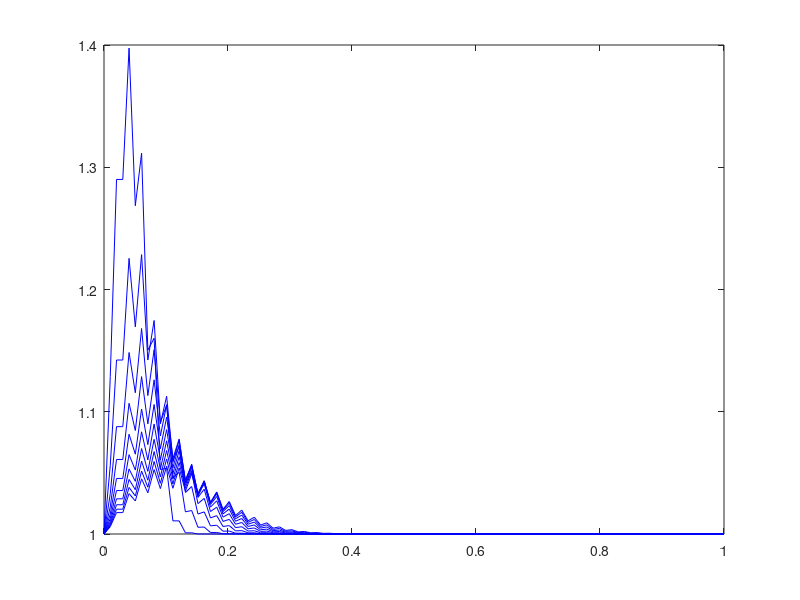

MATLAB code to generate this figure:
%====================ABOUT================================================%
%Numerical solution to transient PDEs
%Author-R Surya Narayan
%MATLAB script to solve the 1-D advection equation
%Method:Lax-Friedrich, time explicit (second-order accurate)
%==============================problem setup==============================%
length_u=1; %length of the domain
c=1;%wave speed, (m/s)
%===================discretization parameters=============================%
mesh_u=100;%spatial mesh 
mesh_t=100;%temporal mesh-number of time steps
%compute dx dt Co
du = length_u/(mesh_u);%spacing alo
Co=0.; %courant number
dt=Co*du/c;
%========================ICs and BCs======================================%
%declare u(x)
u=ones(mesh_u,1);
%compute x-coordinates
x=linspace(0,length_u,mesh_u);
%set the IC
u(2:5)=2;
%have a look once:
plot(x,u,'-r');
%========================Solution=========================================%
for i=1:mesh_t
    u_n=u;
    for j=2:(mesh_u-1)
        u(j)=0.5*(u_n(j+1)+u_n(j-1))-0.5*Co*(u_n(j+1)-u_n(j-1));
    end
    if rem(i,10)==0
       plot(x,u,'-b');
       hold on;
    end
end
hold off;
